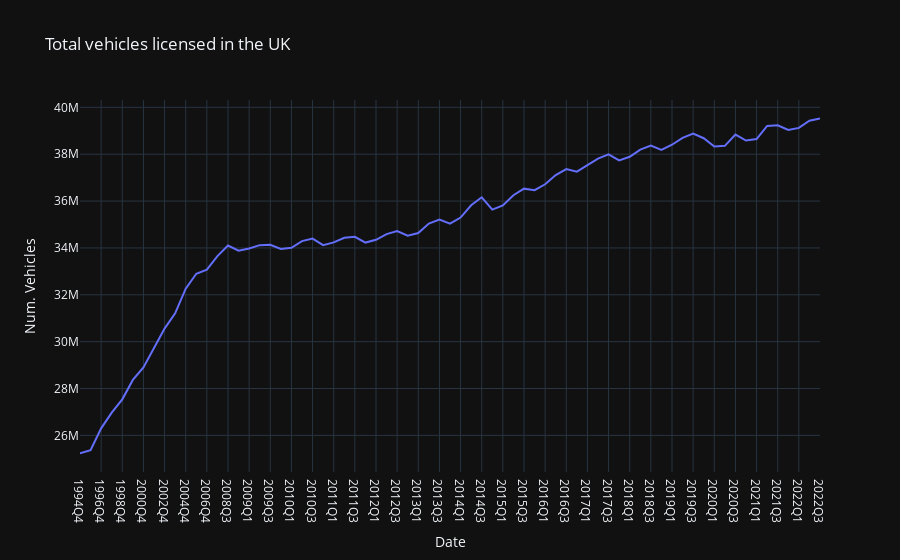

Notebook source saved alongside this figure:
### Markdown cell above
## What % of cars on the road today are Zero Emission?

### Code cell
make_model_df = pd.read_csv(Path("raw_data", "by_make_model.csv"))
make_model_df = make_model_df[make_model_df['LicenceStatus'] == 'Licensed']

quarters_cols = ['2022Q3',
       '2022Q2', '2022Q1', '2021Q4', '2021Q3', '2021Q2', '2021Q1', '2020Q4',
       '2020Q3', '2020Q2', '2020Q1', '2019Q4', '2019Q3', '2019Q2', '2019Q1',
       '2018Q4', '2018Q3', '2018Q2', '2018Q1', '2017Q4', '2017Q3', '2017Q2',
       '2017Q1', '2016Q4', '2016Q3', '2016Q2', '2016Q1', '2015Q4', '2015Q3',
       '2015Q2', '2015Q1', '2014Q4', '2014Q3', '2014Q2', '2014Q1', '2013Q4',
       '2013Q3', '2013Q2', '2013Q1', '2012Q4', '2012Q3', '2012Q2', '2012Q1',
       '2011Q4', '2011Q3', '2011Q2', '2011Q1', '2010Q4', '2010Q3', '2010Q2',
       '2010Q1', '2009Q4', '2009Q3', '2009Q2', '2009Q1', '2008Q4', '2008Q3',
       '2007Q4', '2006Q4', '2005Q4', '2004Q4', '2003Q4', '2002Q4', '2001Q4',
       '2000Q4', '1999Q4', '1998Q4', '1997Q4', '1996Q4', '1995Q4', '1994Q4']

# make_model_df['total'] = make_model_df.sum(numeric_only = True, axis = 1)

make_model_df = make_model_df[quarters_cols].T
make_model_df['total'] = make_model_df.sum(numeric_only = True, axis = 1)
make_model_df = make_model_df.iloc[::-1] #Reversing index for chronological order
make_model_df
fig = px.line(make_model_df, x=make_model_df.index, y="total", title='Total vehicles licensed in the UK', template='plotly_dark', 
              labels={
                     "index": "Date",
                     "total": "Num. Vehicles",
                 },)
fig.show()

### Figure 1 — Plotly figure (JSON) as saved in the notebook; plotly's stock layout.template omitted (floating-point values rounded to 4 significant figures)
{"data": [{"hovertemplate": "Date=%{x}<br>Num. Vehicles=%{y}<extra></extra>", "legendgroup": "", "line": {"color": "#636efa", "dash": "solid"}, "marker": {"symbol": "circle"}, "mode": "lines", "name": "", "orientation": "v", "showlegend": false, "type": "scatter", "x": ["1994Q4", "1995Q4", "1996Q4", "1997Q4", "1998Q4", "1999Q4", "2000Q4", "2001Q4", "2002Q4", "2003Q4", "2004Q4", "2005Q4", "2006Q4", "2007Q4", "2008Q3", "2008Q4", "2009Q1", "2009Q2", "2009Q3", "2009Q4", "2010Q1", "2010Q2", "2010Q3", "2010Q4", "2011Q1", "2011Q2", "2011Q3", "2011Q4", "2012Q1", "2012Q2", "2012Q3", "2012Q4", "2013Q1", "2013Q2", "2013Q3", "2013Q4", "2014Q1", "2014Q2", "2014Q3", "2014Q4", "2015Q1", "2015Q2", "2015Q3", "2015Q4", "2016Q1", "2016Q2", "2016Q3", "2016Q4", "2017Q1", "2017Q2", "2017Q3", "2017Q4", "2018Q1", "2018Q2", "2018Q3", "2018Q4", "2019Q1", "2019Q2", "2019Q3", "2019Q4", "2020Q1", "2020Q2", "2020Q3", "2020Q4", "2021Q1", "2021Q2", "2021Q3", "2021Q4", "2022Q1", "2022Q2", "2022Q3"], "xaxis": "x", "y": [25231451, 25369353, 26301921, 26973790, 27538415, 28367560, 28897580, 29747130, 30556672, 31207359, 32258856, 32897383, 33070484, 33650981, 34104930, 33883382, 33974092, 34119611, 34131097, 33958430, 34007534, 34291961, 34399663, 34120149, 34235285, 34431394, 34472287, 34228594, 34347241, 34590882, 34722476, 34522322, 34635371, 35042025, 35210723, 35034487, 35297330, 35821435, 36161405, 35633107, 35810463, 36250038, 36529702, 36467487, 36717982, 37109522, 37368088, 37256803, 37517702, 37812291, 37990186, 37734992, 37891147, 38198124, 38368141, 38184027, 38404134, 38700010, 38881171, 38682719, 38331819, 38357052, 38836463, 38581794, 38646939, 39208896, 39236290, 39034266, 39123642, 39430211, 39519623], "yaxis": "y"}], "layout": {"legend": {"tracegroupgap": 0}, "title": {"text": "Total vehicles licensed in the UK"}, "xaxis": {"anchor": "y", "domain": [0, 1], "title": {"text": "Date"}}, "yaxis": {"anchor": "x", "domain": [0, 1], "title": {"text": "Num. Vehicles"}}}}
